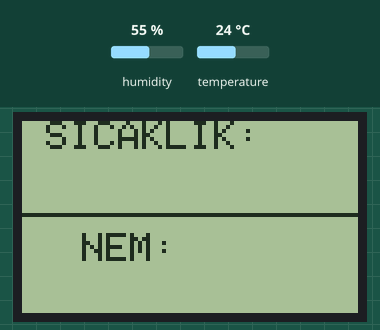
Simulated run of this sketch. Board: ESP8266 (NodeMCU). Parts: 84×48 one-colour display. The test bench sets the inputs (shaded band); at power-on: humidity 55 %, temperature 24 °C. WiFi joins after 1.5 s; servers stay silent unless stated; what the sketch prints to the serial monitor is not drawn.

Above: at 1.6 s.

The sketch:

hava_13062021_2236.ino
```cpp
#include <dht11.h> // dht11 kütüphanesini ekliyoruz.
#define DHT11PIN D5 // DHT11PIN olarak Dijital 2"yi belirliyoruz.
#include <Adafruit_GFX.h>      // include adafruit graphics library
#include <Adafruit_PCD8544.h>  // include adafruit PCD8544 (Nokia 5110) library
#include <ESP8266WiFi.h>
#include <ESP8266mDNS.h>
#include <WiFiUdp.h>
#include <ArduinoOTA.h>

//ağ bilgilerinizi girin
const char* ssid = "MMMMMM";
const char* password = "0000000";

// Nokia 5110 LCD module connections (CLK, DIN, D/C, CS, RST)
Adafruit_PCD8544 display = Adafruit_PCD8544(D4, D3, D2, D1, D0);

//#define DHTPIN  D5           // DHT11 data pin is connected to NodeMCU pin D5

dht11 DHT11;

void setup()
{
  Serial.begin(115200); // Seri iletişimi başlatıyoruz.
  Serial.println("Başlatılıyor");
  WiFi.mode(WIFI_STA);
  WiFi.begin(ssid, password);
  while (WiFi.waitForConnectResult() != WL_CONNECTED) {
    Serial.println("Bağlantı hatası, yeniden başlıyor!!!");
    delay(5000); //5sn bekle
    ESP.restart();//sistemi yeniden başlat
  }

    //iletişim için gerekli port
  // standart olarak  8266 portu gelir
  // ArduinoOTA.setPort(8266); //komutu ile değiştirilebilir

  // Sunucu ismi olarak  esp8266-[ChipID] gelir
  // ArduinoOTA.setHostname("myesp8266"); //komutu ile değiştirilebilir

  // Standart olarak şifre sormaz ama sorması istenirse
  // ArduinoOTA.setPassword("admin"); //komutu ile şifre belirlenebilir

  // Aynı zamanda bu şifre MD5 kriptolama algoritması ile kriptolanabilir.
  // MD5(admin) = 21232f297a57a5a743894a0e4a801fc3
  // ArduinoOTA.setPasswordHash("21232f297a57a5a743894a0e4a801fc3");

//////////////////////////////////////////////////////////////////////////////////////
//daha sonra yeniden OTA kod atabilmek için gerekli OTA tanımlamalarını başlatmalıyız
  ArduinoOTA.onStart([]() {
    String type;
    if (ArduinoOTA.getCommand() == U_FLASH)
      type = "sketch";
    else // U_SPIFFS
      type = "filesystem";

    // NOT: FS kullandıysanız FS.end()komutu ile dosyayı kapatmalısınız
    Serial.println("Start updating " + type);
  });
  ArduinoOTA.onEnd([]() {
    Serial.println("\nEnd");
  });
  ArduinoOTA.onProgress([](unsigned int progress, unsigned int total) {
    Serial.printf("Progress: %u%%\r", (progress / (total / 100)));
  });
  ArduinoOTA.onError([](ota_error_t error) {
    Serial.printf("Hata[%u]: ", error);
    if (error == OTA_AUTH_ERROR) Serial.println("Yetki Hatası");
    else if (error == OTA_BEGIN_ERROR) Serial.println("Baslatma Basarisiz");
    else if (error == OTA_CONNECT_ERROR) Serial.println("Baglanti Basarisiz");
    else if (error == OTA_RECEIVE_ERROR) Serial.println("Veri Alinamadi");
    else if (error == OTA_END_ERROR) Serial.println("Sonlandirma Basarisiz");
  });
  ArduinoOTA.begin();//OTA'yi başlatıyor
  Serial.println("Sistem Hazir");
  Serial.print("IP Adresiniz: ");
  Serial.println(WiFi.localIP());

  ////////////////////////////////////////////////////////////////////////////////////////////////////////
  display.begin();

  // you can change the contrast around to adapt the display
  // for the best viewing!
  display.setContrast(50);

  display.clearDisplay();   // clear the screen and buffer

  display.drawFastHLine(0, 23, display.width(), BLACK);

  display.setTextSize(1);
  display.setTextColor(BLACK, WHITE);
  display.setCursor(6, 0);
  display.print("SICAKLIK:");
  display.setCursor(15, 28);
  display.print("NEM:");
  display.display();

   }

void loop()
{
   ArduinoOTA.handle();//sonraki kod atma işlemleri için kullanmamız gerekiyor
  // Bir satır boşluk bırakıyoruz serial monitörde.
  Serial.println();
  display.begin();
  // Sensörün okunup okunmadığını konrol ediyoruz.
  // chk 0 ise sorunsuz okunuyor demektir. Sorun yaşarsanız
  // chk değerini serial monitörde yazdırıp kontrol edebilirsiniz.
  int chk = DHT11.read(DHT11PIN);
  int Humi = DHT11.humidity *10;
  int Temp = DHT11.temperature *10;
  // Sensörden gelen verileri serial monitörde yazdırıyoruz.
  Serial.print("Nem (%): ");
  Serial.println((float)DHT11.humidity, 2);

  Serial.print("Sicaklik (Celcius): ");
  Serial.println((float)DHT11.temperature, 2);

Serial.println(chk);
Serial.println(Humi);
Serial.println(Temp);

// print temperature (in °C)
  display.setCursor(18, 12);
  //display.printf(DHT11.humidity);
    display.printf(" %02u.%1u C", (Temp/10)%100, Temp  % 10);
  // print degree symbol ( ° )
  display.drawRect(50, 12, 3, 3, BLACK);

// print humidity (in %)
  display.setCursor(24, 40);
  display.printf("%02u.%1u %%", (Humi/10)%100, Humi % 10);


  // 2 saniye bekliyoruz. 2 saniyede bir veriler ekrana yazdırılacak.
  delay(2000);

}
```
